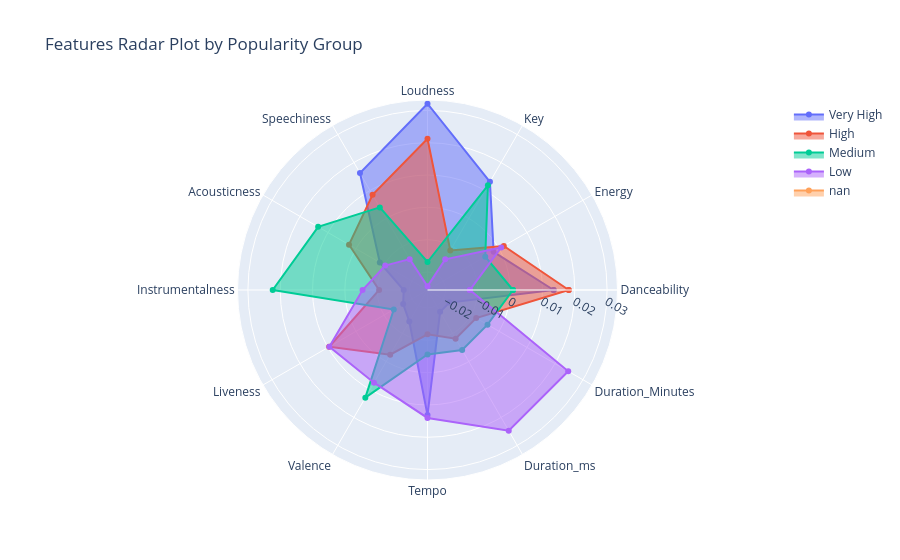

The cell this chart's notebook holds for it:
### Markdown cell above
Medium and short videos have higher views than long videos. People are more interested in medium and short videos.

### Code cell
from sklearn.preprocessing import StandardScaler
import plotly.graph_objects as go

num_cols = music.select_dtypes(include=['int64', 'float64']).columns

num_cols = num_cols.drop(['Stream', 'Comments', 'Likes', 'Views'])


scaler = StandardScaler()


df_scaled = pd.DataFrame(scaler.fit_transform(music[num_cols]), columns=num_cols)


# Create a 'Popularity_Index' column based on 'Views'
music['Popularity_Index'] = pd.qcut(music['Views'], q=4, labels=['Low', 'Medium', 'High', 'Very High'])

df_scaled['Popularity_Index'] = music['Popularity_Index']


traces = []

for cat in df_scaled['Popularity_Index'].unique():
    data = df_scaled[df_scaled['Popularity_Index'] == cat][num_cols].mean().tolist()
    trace = go.Scatterpolar(
        r=data + data[:1],
        theta=num_cols.tolist() + [num_cols[0]],
        fill='toself',
        name=cat
    )
    traces.append(trace)

# Create the layout
layout = go.Layout(
    polar=dict(
        radialaxis=dict(visible=True),
    ),
    showlegend=True,
    title='Features Radar Plot by Popularity Group '
)

# Create the figure
fig = go.Figure(data=traces, layout=layout)

# Show the figure
fig.show()

### Figure 1 — Plotly figure (JSON) as saved in the notebook; plotly's stock layout.template omitted (floating-point values rounded to 4 significant figures)
{"data": [{"fill": "toself", "name": "Very High", "r": [0.01345, -0.001945, 0.01308, 0.03206, 0.01622, -0.008529, -0.0182, -0.01686, -0.01432, 0.01314, -0.01776, -0.01776, 0.01345], "theta": ["Danceability", "Energy", "Key", "Loudness", "Speechiness", "Acousticness", "Instrumentalness", "Liveness", "Valence", "Tempo", "Duration_ms", "Duration_Minutes", "Danceability"], "type": "scatterpolar"}, {"fill": "toself", "name": "High", "r": [0.01814, 0.001692, -0.01147, 0.02123, 0.008433, 0.002478, -0.01059, 0.009556, -0.002456, -0.01184, -0.008162, -0.008162, 0.01814], "theta": ["Danceability", "Energy", "Key", "Loudness", "Speechiness", "Acousticness", "Instrumentalness", "Liveness", "Valence", "Tempo", "Duration_ms", "Duration_Minutes", "Danceability"], "type": "scatterpolar"}, {"fill": "toself", "name": "Medium", "r": [0.0008828, -0.004933, 0.01183, -0.0169, 0.00394, 0.0135, 0.02233, -0.01351, 0.0129, -0.00562, -0.004116, -0.004116, 0.0008828], "theta": ["Danceability", "Energy", "Key", "Loudness", "Speechiness", "Acousticness", "Instrumentalness", "Liveness", "Valence", "Tempo", "Duration_ms", "Duration_Minutes", "Danceability"], "type": "scatterpolar"}, {"fill": "toself", "name": "Low", "r": [-0.01245, 0.0007786, -0.01461, -0.0244, -0.01454, -0.01046, -0.005467, 0.009507, 0.007541, 0.01402, 0.02471, 0.02471, -0.01245], "theta": ["Danceability", "Energy", "Key", "Loudness", "Speechiness", "Acousticness", "Instrumentalness", "Liveness", "Valence", "Tempo", "Duration_ms", "Duration_Minutes", "Danceability"], "type": "scatterpolar"}, {"fill": "toself", "name": "nan", "r": [null, null, null, null, null, null, null, null, null, null, null, null, null], "theta": ["Danceability", "Energy", "Key", "Loudness", "Speechiness", "Acousticness", "Instrumentalness", "Liveness", "Valence", "Tempo", "Duration_ms", "Duration_Minutes", "Danceability"], "type": "scatterpolar"}], "layout": {"polar": {"radialaxis": {"visible": true}}, "showlegend": true, "title": {"text": "Features Radar Plot by Popularity Group "}}}
